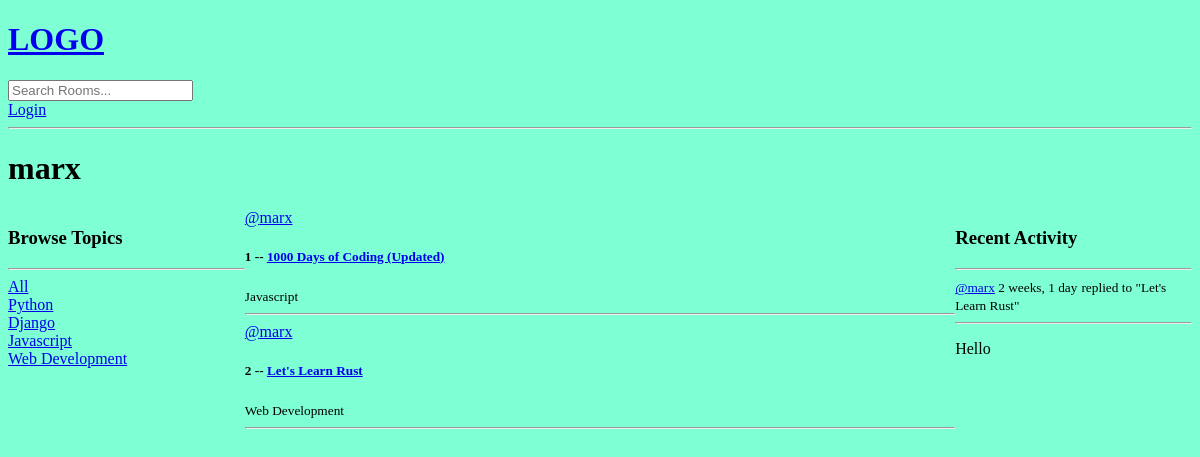
The page /profile/1 on the database as committed earlier.
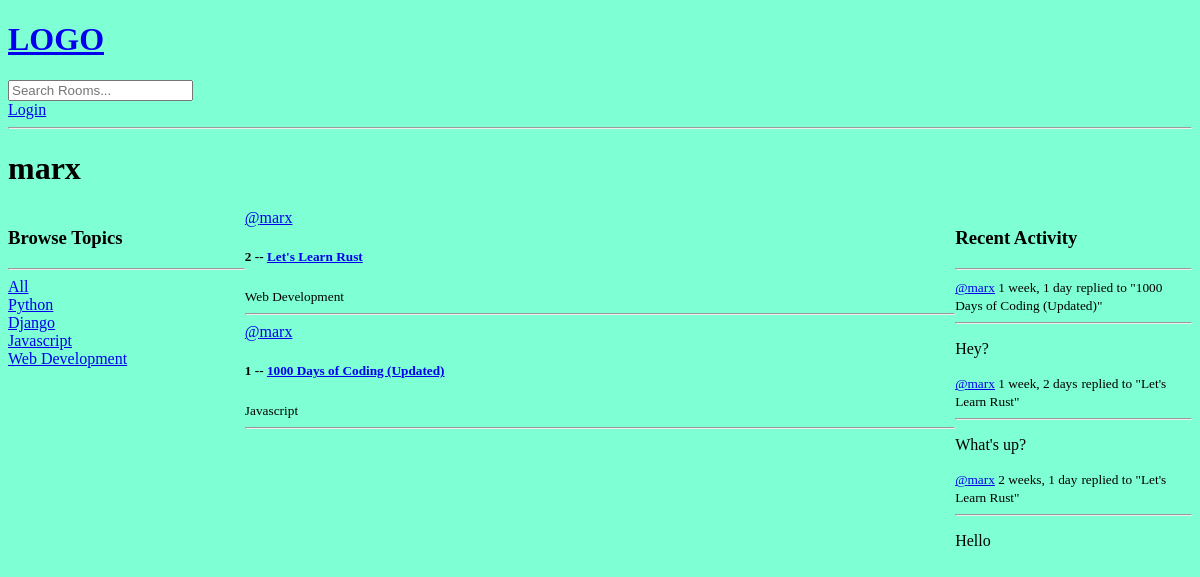
The same page on the database as committed later.
### base/models.py (models this page shows, shortened)
class Topic(models.Model):
    name = models.CharField(max_length=200)

class Room(models.Model):
    host = models.ForeignKey(User, on_delete=models.SET_NULL, null=True)
    topic = models.ForeignKey(Topic, on_delete=models.SET_NULL, null=True)
    name = models.CharField(max_length=200)
    description = models.TextField(null = True, blank = True)
    participants = models.ManyToManyField(User, related_name='participants', blank=True)
    updated = models.DateTimeField(auto_now=True)
    created = models.DateTimeField(auto_now_add=True)
    class Meta:
        ordering = ['-updated', '-created']
    def __str__(self):
        return self.name

class Message(models.Model):
    user = models.ForeignKey(User, on_delete=models.CASCADE)
    room = models.ForeignKey(Room, on_delete=models.CASCADE)
    body = models.TextField()
    updated = models.DateTimeField(auto_now=True)
    created = models.DateTimeField(auto_now_add=True)
    class Meta:
        ordering = ['-updated', '-created'] #ordering new messages by the newest
    def __str__(self):
        return self.body[0:50] #we only want the 1st 50 characters

### base/views.py (the view)
# urls.py: path('profile/<str:pk>', views.userProfile, name="user-profile"),
def userProfile(request, pk):
    user = User.objects.get(id=pk)
    rooms = user.room_set.all() # getting all the children of a specific object by using '_set.all()'
    room_messages = user.message_set.all()
    topics = Topic.objects.all() # we need to access all Topics inside of our profile component
    context = {'user': user, 'rooms': rooms, 'room_messages': room_messages, 'topics': topics}
    return render(request, 'base/profile.html', context)

### base/templates/base/profile.html (shortened to what this page needs)
{% extends 'main.html' %}
{% block content %}
<h1>{{user.username}}</h1>
<div class="profile-container">
    <div>
        {% include 'base/topics_component.html' %}
    </div>
    <div>
        {% include 'base/feed_component.html' %}
    </div>
    <div>
        {% include 'base/activity_component.html' %}
    </div>
</div>
{% endblock %}

### templates/main.html (shortened to what this page needs)
<!DOCTYPE html>
{% load static %}
<html lang="en">
<head>
    <link rel="stylesheet" type="text/css" media="screen" href="{% static 'styles/main.css' %}">
</head>
<body>
    {% include 'navbar.html' %}
    {% block content %}
    {% endblock %}
</body>
</html>

### templates/navbar.html
<a href="/">
    <h1>LOGO</h1>
</a>
<form method="GET" action="{% url 'home' %}">
    <input type="text" name="q" placeholder="Search Rooms..."/>
</form>
{% if request.user.is_authenticated %}
<p>Hello {{request.user}}</p>
<a href="{% url 'logout' %}">Logout</a>
{% else %}
<a href="{% url 'login' %}">Login</a>
{% endif %}
<hr/>

### base/templates/base/topics_component.html
<h3>Browse Topics</h3>
<hr>
<div>
    <a href="{% url 'home' %}">All</a>
</div>
{% for topic in topics %}
    <div>
        <a href="{% url 'home' %}?q={{topic.name}}">{{topic.name}}</a>
    </div>
{% endfor %}

### base/templates/base/feed_component.html (shortened to what this page needs)
<div>
    {% for room in rooms %}
        <div>
            <a href="{% url 'user-profile' room.host.id %}">@{{room.host.username}}</a>
            <h5>{{room.id}} -- <a href='{% url "room" room.id %}'>{{room.name}}</a></h5>
            <small>{{room.topic.name}}</small>
            <hr>
        </div>
    {% endfor %}
</div>

### base/templates/base/activity_component.html (shortened to what this page needs)
<h3>Recent Activity</h3>
<hr>
{% for message in room_messages %}
    <div>
        <small><a href="{% url 'user-profile' message.user.id %}">@{{message.user}}</a> {{message.created|timesince}}</small>
        <small>replied to "{{message.room}}"</small>
        <hr>
    <p>{{message}}</p>
    </div>
{% endfor %}

### static/styles/main.css (style rules this page uses)
body { background-color: aquamarine; }

### base/templates/base/profile.html (style rules this page uses)
.profile-container { display: grid; grid-template-columns: 1fr 3fr 1fr; }

Rows that differ between the two databases and show on the page:
changed Room "Let's Learn Rust": moves up the list
added Message: user "marx", created "1 week, 1 day", room "1000 Days of Coding (Updated)", body "Hey?"
added Message: user "marx", created "1 week, 2 days", room "Let's Learn Rust", body "What's up?"
